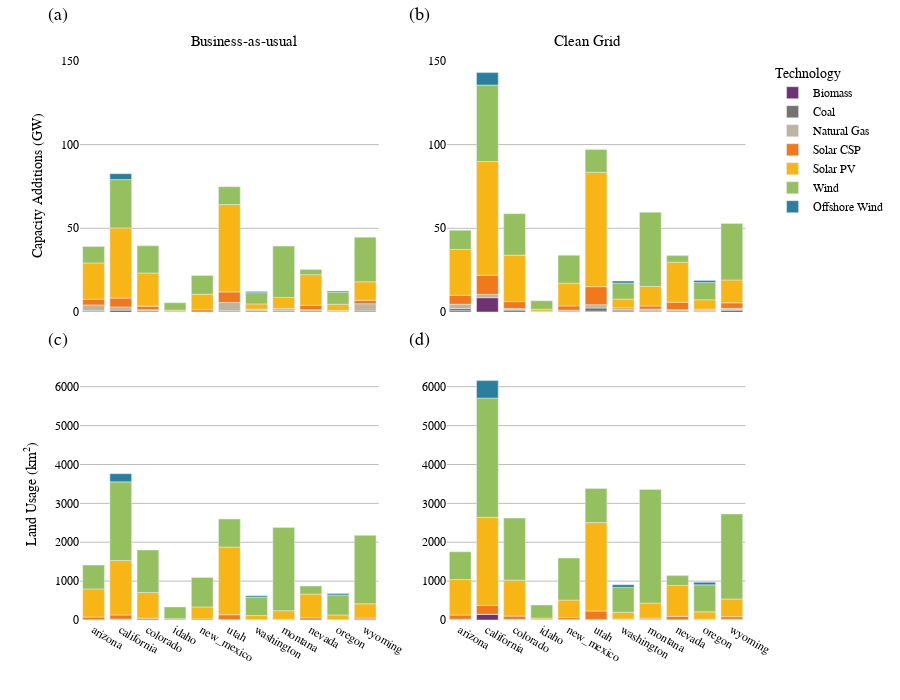

Notebook code cell kept with this figure:
### Code cell
fig = px.bar(df_plot, x="State", y='value', color="Technology", title='',
            color_discrete_map=color_map_dict,
            width=900, height=700, 
             facet_col="scenario", facet_row='var',
            facet_col_spacing=0.1,
            facet_row_spacing=0.1)

fig.update_layout(uniformtext_minsize=18, uniformtext_mode='hide', plot_bgcolor = 'white', paper_bgcolor ='white')

fig.update_yaxes(showgrid = True,  gridcolor = '#bdbdbd',showticklabels=True, visible=True)



# makes the y-axes match in each row
fig.layout.yaxis.matches = 'y'
fig.layout.yaxis2.matches = 'y'
fig.layout.yaxis3.matches = 'y4'
fig.layout.yaxis4.matches = 'y4'

# Updates y-axis labels
fig.update_xaxes(title_text="", row=1, col=1)
fig.update_yaxes(title_text="Capacity Additions (GW)", row=2, col=1)
fig.update_xaxes(title_text="", row=1, col=2)
fig.update_yaxes(title_text="Land Usage (km<sup>2</sup>)", row=1, col=1)

# suppresses row facet labels
fig.for_each_annotation(lambda a: a.update(text=a.text.replace("GW", "")))
fig.for_each_annotation(lambda a: a.update(text=a.text.replace("km-squared", "")))
fig.for_each_annotation(lambda a: a.update(text=a.text.replace("Business-as-usual", "")))
fig.for_each_annotation(lambda a: a.update(text=a.text.replace("Clean Grid", "")))
fig.for_each_annotation(lambda a: a.update(text=a.text.split("=")[-1]))

fig.update_layout(
    font=dict(
        family="Arial",
        size=12,  # Set the font size here
        color="black"
    )
)
fig.add_annotation(
    text="Business-as-usual",
    x=0.16, y=1.05,  # Adjust the position
    xref="paper", yref="paper",
    showarrow=False,
    font=dict(size=15),  # Adjust the font size here
)

fig.add_annotation(
    text="Clean Grid",
    x=0.8, y=1.05,  # Adjust the position
    xref="paper", yref="paper",
    showarrow=False,
    font=dict(size=15),  # Adjust the font size here
)

fig.add_annotation(
    text="(a)",
    x=-.05, y=1.1,  # Adjust the position
    xref="paper", yref="paper",
    showarrow=False,
    font=dict(size=18),  # Adjust the font size here
)

fig.add_annotation(
    text="(b)",
    x=.5, y=1.1,  # Adjust the position
    xref="paper", yref="paper",
    showarrow=False,
    font=dict(size=18),  # Adjust the font size here
)

fig.add_annotation(
    text="(c)",
    x=-.05, y=.5,  # Adjust the position
    xref="paper", yref="paper",
    showarrow=False,
    font=dict(size=18),  # Adjust the font size here
)

fig.add_annotation(
    text="(d)",
    x=.5, y=.5,  # Adjust the position
    xref="paper", yref="paper",
    showarrow=False,
    font=dict(size=18),  # Adjust the font size here
)

#fig.write_image(os.path.join(fig_dir , output_file_name))
fig.show()

### Figure 1 — Plotly figure (JSON) as saved in the notebook; plotly's stock layout.template omitted (floating-point values rounded to 4 significant figures)
{"data": [{"alignmentgroup": "True", "hovertemplate": "Technology=Biomass<br>var=GW<br>scenario=Business-as-usual<br>State=%{x}<br>value=%{y}<extra></extra>", "legendgroup": "Biomass", "marker": {"color": "#713275", "pattern": {"shape": ""}}, "name": "Biomass", "offsetgroup": "Biomass", "orientation": "v", "showlegend": true, "textposition": "auto", "type": "bar", "x": ["arizona", "california", "colorado", "idaho", "new_mexico", "utah", "washington"], "xaxis": "x3", "y": [0.1, 1.1, 0.05, 0.05, 0.05, 0.1, 0.05], "yaxis": "y3"}, {"alignmentgroup": "True", "hovertemplate": "Technology=Biomass<br>var=GW<br>scenario=Clean Grid<br>State=%{x}<br>value=%{y}<extra></extra>", "legendgroup": "Biomass", "marker": {"color": "#713275", "pattern": {"shape": ""}}, "name": "Biomass", "offsetgroup": "Biomass", "orientation": "v", "showlegend": false, "textposition": "auto", "type": "bar", "x": ["arizona", "california", "colorado", "idaho", "montana", "nevada", "new_mexico", "oregon", "utah", "washington", "wyoming"], "xaxis": "x4", "y": [0.75, 8.55, 0.8, 0.3, 0.45, 0.1, 0.45, 0.4, 0.45, 0.55, 0.9], "yaxis": "y4"}, {"alignmentgroup": "True", "hovertemplate": "Technology=Biomass<br>var=km-squared<br>scenario=Business-as-usual<br>State=%{x}<br>value=%{y}<extra></extra>", "legendgroup": "Biomass", "marker": {"color": "#713275", "pattern": {"shape": ""}}, "name": "Biomass", "offsetgroup": "Biomass", "orientation": "v", "showlegend": false, "textposition": "auto", "type": "bar", "x": ["arizona", "california", "colorado", "idaho", "new_mexico", "utah", "washington"], "xaxis": "x", "y": [2, 22, 1, 1, 1, 2, 1], "yaxis": "y"}, {"alignmentgroup": "True", "hovertemplate": "Technology=Biomass<br>var=km-squared<br>scenario=Clean Grid<br>State=%{x}<br>value=%{y}<extra></extra>", "legendgroup": "Biomass", "marker": {"color": "#713275", "pattern": {"shape": ""}}, "name": "Biomass", "offsetgroup": "Biomass", "orientation": "v", "showlegend": false, "textposition": "auto", "type": "bar", "x": ["arizona", "california", "colorado", "idaho", "montana", "nevada", "new_mexico", "oregon", "utah", "washington", "wyoming"], "xaxis": "x2", "y": [15, 144, 16, 6, 9, 2, 9, 8, 9, 11, 18], "yaxis": "y2"}, {"alignmentgroup": "True", "hovertemplate": "Technology=Coal<br>var=GW<br>scenario=Business-as-usual<br>State=%{x}<br>value=%{y}<extra></extra>", "legendgroup": "Coal", "marker": {"color": "#75736d", "pattern": {"shape": ""}}, "name": "Coal", "offsetgroup": "Coal", "orientation": "v", "showlegend": true, "textposition": "auto", "type": "bar", "x": ["arizona", "colorado", "montana", "nevada", "utah", "washington", "wyoming"], "xaxis": "x3", "y": [0.65, 0.65, 0.65, 0.65, 0.65, 0.65, 0.65], "yaxis": "y3"}, {"alignmentgroup": "True", "hovertemplate": "Technology=Coal<br>var=GW<br>scenario=Clean Grid<br>State=%{x}<br>value=%{y}<extra></extra>", "legendgroup": "Coal", "marker": {"color": "#75736d", "pattern": {"shape": ""}}, "name": "Coal", "offsetgroup": "Coal", "orientation": "v", "showlegend": false, "textposition": "auto", "type": "bar", "x": ["arizona", "colorado", "montana", "nevada", "utah", "washington", "wyoming"], "xaxis": "x4", "y": [1.3, 0.65, 0.65, 0.65, 1.95, 0.65, 0.65], "yaxis": "y4"}, {"alignmentgroup": "True", "hovertemplate": "Technology=Coal<br>var=km-squared<br>scenario=Business-as-usual<br>State=%{x}<br>value=%{y}<extra></extra>", "legendgroup": "Coal", "marker": {"color": "#75736d", "pattern": {"shape": ""}}, "name": "Coal", "offsetgroup": "Coal", "orientation": "v", "showlegend": false, "textposition": "auto", "type": "bar", "x": ["arizona", "colorado", "montana", "nevada", "utah", "washington", "wyoming"], "xaxis": "x", "y": [1, 1, 1, 1, 1, 1, 1], "yaxis": "y"}, {"alignmentgroup": "True", "hovertemplate": "Technology=Coal<br>var=km-squared<br>scenario=Clean Grid<br>State=%{x}<br>value=%{y}<extra></extra>", "legendgroup": "Coal", "marker": {"color": "#75736d", "pattern": {"shape": ""}}, "name": "Coal", "offsetgroup": "Coal", "orientation": "v", "showlegend": false, "textposition": "auto", "type": "bar", "x": ["arizona", "colorado", "montana", "nevada", "utah", "washington", "wyoming"], "xaxis": "x2", "y": [2, 1, 1, 1, 3, 1, 1], "yaxis": "y2"}, {"alignmentgroup": "True", "hovertemplate": "Technology=Natural Gas<br>var=GW<br>scenario=Business-as-usual<br>State=%{x}<br>value=%{y}<extra></extra>", "legendgroup": "Natural Gas", "marker": {"color": "#bdb59d", "pattern": {"shape": ""}}, "name": "Natural Gas", "offsetgroup": "Natural Gas", "orientation": "v", "showlegend": true, "textposition": "auto", "type": "bar", "x": ["arizona", "california", "colorado", "montana", "nevada", "oregon", "utah", "washington", "wyoming"], "xaxis": "x3", "y": [3.473, 1.938, 0.646, 0.646, 0.646, 0.646, 4.927, 0.646, 4.281], "yaxis": "y3"}, {"alignmentgroup": "True", "hovertemplate": "Technology=Natural Gas<br>var=GW<br>scenario=Clean Grid<br>State=%{x}<br>value=%{y}<extra></extra>", "legendgroup": "Natural Gas", "marker": {"color": "#bdb59d", "pattern": {"shape": ""}}, "name": "Natural Gas", "offsetgroup": "Natural Gas", "orientation": "v", "showlegend": false, "textposition": "auto", "type": "bar", "x": ["arizona", "california", "colorado", "montana", "nevada", "new_mexico", "oregon", "utah", "washington", "wyoming"], "xaxis": "x4", "y": [2.584, 1.938, 0.646, 0.646, 0.646, 0.646, 0.646, 1.938, 0.646, 0.646], "yaxis": "y4"}, {"alignmentgroup": "True", "hovertemplate": "Technology=Natural Gas<br>var=km-squared<br>scenario=Business-as-usual<br>State=%{x}<br>value=%{y}<extra></extra>", "legendgroup": "Natural Gas", "marker": {"color": "#bdb59d", "pattern": {"shape": ""}}, "name": "Natural Gas", "offsetgroup": "Natural Gas", "orientation": "v", "showlegend": false, "textposition": "auto", "type": "bar", "x": ["arizona", "california", "colorado", "montana", "nevada", "oregon", "utah", "washington", "wyoming"], "xaxis": "x", "y": [5, 3, 1, 1, 1, 1, 7, 1, 6], "yaxis": "y"}, {"alignmentgroup": "True", "hovertemplate": "Technology=Natural Gas<br>var=km-squared<br>scenario=Clean Grid<br>State=%{x}<br>value=%{y}<extra></extra>", "legendgroup": "Natural Gas", "marker": {"color": "#bdb59d", "pattern": {"shape": ""}}, "name": "Natural Gas", "offsetgroup": "Natural Gas", "orientation": "v", "showlegend": false, "textposition": "auto", "type": "bar", "x": ["arizona", "california", "colorado", "montana", "nevada", "new_mexico", "oregon", "utah", "washington", "wyoming"], "xaxis": "x2", "y": [4, 3, 1, 1, 1, 1, 1, 3, 1, 1], "yaxis": "y2"}, {"alignmentgroup": "True", "hovertemplate": "Technology=Solar CSP<br>var=GW<br>scenario=Business-as-usual<br>State=%{x}<br>value=%{y}<extra></extra>", "legendgroup": "Solar CSP", "marker": {"color": "#f1781b", "pattern": {"shape": ""}}, "name": "Solar CSP", "offsetgroup": "Solar CSP", "orientation": "v", "showlegend": true, "textposition": "auto", "type": "bar", "x": ["arizona", "california", "colorado", "idaho", "montana", "nevada", "new_mexico", "oregon", "utah", "washington", "wyoming"], "xaxis": "x3", "y": [3.35, 5.25, 2.1, 0.05, 0.8, 2.7, 1.3, 0.3, 6.3, 0.35, 2.1], "yaxis": "y3"}, {"alignmentgroup": "True", "hovertemplate": "Technology=Solar CSP<br>var=GW<br>scenario=Clean Grid<br>State=%{x}<br>value=%{y}<extra></extra>", "legendgroup": "Solar CSP", "marker": {"color": "#f1781b", "pattern": {"shape": ""}}, "name": "Solar CSP", "offsetgroup": "Solar CSP", "orientation": "v", "showlegend": false, "textposition": "auto", "type": "bar", "x": ["arizona", "california", "colorado", "idaho", "montana", "nevada", "new_mexico", "oregon", "utah", "washington", "wyoming"], "xaxis": "x4", "y": [5.3, 11.45, 4.1, 0.1, 1.85, 4.5, 2.55, 0.65, 10.8, 0.75, 3.3], "yaxis": "y4"}, {"alignmentgroup": "True", "hovertemplate": "Technology=Solar CSP<br>var=km-squared<br>scenario=Business-as-usual<br>State=%{x}<br>value=%{y}<extra></extra>", "legendgroup": "Solar CSP", "marker": {"color": "#f1781b", "pattern": {"shape": ""}}, "name": "Solar CSP", "offsetgroup": "Solar CSP", "orientation": "v", "showlegend": false, "textposition": "auto", "type": "bar", "x": ["arizona", "california", "colorado", "idaho", "montana", "nevada", "new_mexico", "oregon", "utah", "washington", "wyoming"], "xaxis": "x", "y": [67, 105, 42, 1, 16, 54, 26, 6, 126, 7, 42], "yaxis": "y"}, {"alignmentgroup": "True", "hovertemplate": "Technology=Solar CSP<br>var=km-squared<br>scenario=Clean Grid<br>State=%{x}<br>value=%{y}<extra></extra>", "legendgroup": "Solar CSP", "marker": {"color": "#f1781b", "pattern": {"shape": ""}}, "name": "Solar CSP", "offsetgroup": "Solar CSP", "orientation": "v", "showlegend": false, "textposition": "auto", "type": "bar", "x": ["arizona", "california", "colorado", "idaho", "montana", "nevada", "new_mexico", "oregon", "utah", "washington", "wyoming"], "xaxis": "x2", "y": [106, 229, 82, 2, 37, 90, 51, 13, 216, 15, 66], "yaxis": "y2"}, {"alignmentgroup": "True", "hovertemplate": "Technology=Solar PV<br>var=GW<br>scenario=Business-as-usual<br>State=%{x}<br>value=%{y}<extra></extra>", "legendgroup": "Solar PV", "marker": {"color": "#F7B615", "pattern": {"shape": ""}}, "name": "Solar PV", "offsetgroup": "Solar PV", "orientation": "v", "showlegend": true, "textposition": "auto", "type": "bar", "x": ["arizona", "california", "colorado", "idaho", "montana", "nevada", "new_mexico", "oregon", "utah", "washington", "wyoming"], "xaxis": "x3", "y": [21.75, 41.94, 19.83, 0.96, 6.63, 18.3, 9.27, 3.69, 52.17, 3.15, 11.01], "yaxis": "y3"}, {"alignmentgroup": "True", "hovertemplate": "Technology=Solar PV<br>var=GW<br>scenario=Clean Grid<br>State=%{x}<br>value=%{y}<extra></extra>", "legendgroup": "Solar PV", "marker": {"color": "#F7B615", "pattern": {"shape": ""}}, "name": "Solar PV", "offsetgroup": "Solar PV", "orientation": "v", "showlegend": false, "textposition": "auto", "type": "bar", "x": ["arizona", "california", "colorado", "idaho", "montana", "nevada", "new_mexico", "oregon", "utah", "washington", "wyoming"], "xaxis": "x4", "y": [27.42, 67.92, 27.75, 1.26, 11.64, 23.88, 13.56, 5.61, 68.25, 5.1, 13.62], "yaxis": "y4"}, {"alignmentgroup": "True", "hovertemplate": "Technology=Solar PV<br>var=km-squared<br>scenario=Business-as-usual<br>State=%{x}<br>value=%{y}<extra></extra>", "legendgroup": "Solar PV", "marker": {"color": "#F7B615", "pattern": {"shape": ""}}, "name": "Solar PV", "offsetgroup": "Solar PV", "orientation": "v", "showlegend": false, "textposition": "auto", "type": "bar", "x": ["arizona", "california", "colorado", "idaho", "montana", "nevada", "new_mexico", "oregon", "utah", "washington", "wyoming"], "xaxis": "x", "y": [725, 1398, 661, 32, 221, 610, 309, 123, 1739, 105, 367], "yaxis": "y"}, {"alignmentgroup": "True", "hovertemplate": "Technology=Solar PV<br>var=km-squared<br>scenario=Clean Grid<br>State=%{x}<br>value=%{y}<extra></extra>", "legendgroup": "Solar PV", "marker": {"color": "#F7B615", "pattern": {"shape": ""}}, "name": "Solar PV", "offsetgroup": "Solar PV", "orientation": "v", "showlegend": false, "textposition": "auto", "type": "bar", "x": ["arizona", "california", "colorado", "idaho", "montana", "nevada", "new_mexico", "oregon", "utah", "washington", "wyoming"], "xaxis": "x2", "y": [914, 2264, 925, 42, 388, 796, 452, 187, 2275, 170, 454], "yaxis": "y2"}, {"alignmentgroup": "True", "hovertemplate": "Technology=Wind<br>var=GW<br>scenario=Business-as-usual<br>State=%{x}<br>value=%{y}<extra></extra>", "legendgroup": "Wind", "marker": {"color": "#95C060", "pattern": {"shape": ""}}, "name": "Wind", "offsetgroup": "Wind", "orientation": "v", "showlegend": true, "textposition": "auto", "type": "bar", "x": ["arizona", "california", "colorado", "idaho", "montana", "nevada", "new_mexico", "oregon", "utah", "washington", "wyoming"], "xaxis": "x3", "y": [9.798, 28.87, 16.26, 4.461, 30.64, 3.043, 11.16, 7.257, 10.7, 6.71, 26.65], "yaxis": "y3"}, {"alignmentgroup": "True", "hovertemplate": "Technology=Wind<br>var=GW<br>scenario=Clean Grid<br>State=%{x}<br>value=%{y}<extra></extra>", "legendgroup": "Wind", "marker": {"color": "#95C060", "pattern": {"shape": ""}}, "name": "Wind", "offsetgroup": "Wind", "orientation": "v", "showlegend": false, "textposition": "auto", "type": "bar", "x": ["arizona", "california", "colorado", "idaho", "montana", "nevada", "new_mexico", "oregon", "utah", "washington", "wyoming"], "xaxis": "x4", "y": [11.51, 45.68, 24.8, 5.035, 44.38, 3.897, 16.69, 10.32, 13.62, 9.623, 33.81], "yaxis": "y4"}, {"alignmentgroup": "True", "hovertemplate": "Technology=Wind<br>var=km-squared<br>scenario=Business-as-usual<br>State=%{x}<br>value=%{y}<extra></extra>", "legendgroup": "Wind", "marker": {"color": "#95C060", "pattern": {"shape": ""}}, "name": "Wind", "offsetgroup": "Wind", "orientation": "v", "showlegend": false, "textposition": "auto", "type": "bar", "x": ["arizona", "california", "colorado", "idaho", "montana", "nevada", "new_mexico", "oregon", "utah", "washington", "wyoming"], "xaxis": "x", "y": [614, 2025, 1095, 302, 2141, 206, 756, 514, 722, 471, 1761], "yaxis": "y"}, {"alignmentgroup": "True", "hovertemplate": "Technology=Wind<br>var=km-squared<br>scenario=Clean Grid<br>State=%{x}<br>value=%{y}<extra></extra>", "legendgroup": "Wind", "marker": {"color": "#95C060", "pattern": {"shape": ""}}, "name": "Wind", "offsetgroup": "Wind", "orientation": "v", "showlegend": false, "textposition": "auto", "type": "bar", "x": ["arizona", "california", "colorado", "idaho", "montana", "nevada", "new_mexico", "oregon", "utah", "washington", "wyoming"], "xaxis": "x2", "y": [715, 3066, 1596, 336, 2921, 252, 1081, 695, 878, 641, 2186], "yaxis": "y2"}, {"alignmentgroup": "True", "hovertemplate": "Technology=Offshore Wind<br>var=GW<br>scenario=Business-as-usual<br>State=%{x}<br>value=%{y}<extra></extra>", "legendgroup": "Offshore Wind", "marker": {"color": "#2B7F9E", "pattern": {"shape": ""}}, "name": "Offshore Wind", "offsetgroup": "Offshore Wind", "orientation": "v", "showlegend": true, "textposition": "auto", "type": "bar", "x": ["california", "oregon", "washington"], "xaxis": "x3", "y": [3.525, 0.606, 0.624], "yaxis": "y3"}, {"alignmentgroup": "True", "hovertemplate": "Technology=Offshore Wind<br>var=GW<br>scenario=Clean Grid<br>State=%{x}<br>value=%{y}<extra></extra>", "legendgroup": "Offshore Wind", "marker": {"color": "#2B7F9E", "pattern": {"shape": ""}}, "name": "Offshore Wind", "offsetgroup": "Offshore Wind", "orientation": "v", "showlegend": false, "textposition": "auto", "type": "bar", "x": ["california", "oregon", "washington"], "xaxis": "x4", "y": [7.446, 1.152, 1.188], "yaxis": "y4"}, {"alignmentgroup": "True", "hovertemplate": "Technology=Offshore Wind<br>var=km-squared<br>scenario=Business-as-usual<br>State=%{x}<br>value=%{y}<extra></extra>", "legendgroup": "Offshore Wind", "marker": {"color": "#2B7F9E", "pattern": {"shape": ""}}, "name": "Offshore Wind", "offsetgroup": "Offshore Wind", "orientation": "v", "showlegend": false, "textposition": "auto", "type": "bar", "x": ["california", "oregon", "washington"], "xaxis": "x", "y": [211, 36, 37], "yaxis": "y"}, {"alignmentgroup": "True", "hovertemplate": "Technology=Offshore Wind<br>var=km-squared<br>scenario=Clean Grid<br>State=%{x}<br>value=%{y}<extra></extra>", "legendgroup": "Offshore Wind", "marker": {"color": "#2B7F9E", "pattern": {"shape": ""}}, "name": "Offshore Wind", "offsetgroup": "Offshore Wind", "orientation": "v", "showlegend": false, "textposition": "auto", "type": "bar", "x": ["california", "oregon", "washington"], "xaxis": "x2", "y": [451, 67, 69], "yaxis": "y2"}], "layout": {"annotations": [{"showarrow": false, "text": "", "x": 0.22, "xanchor": "center", "xref": "paper", "y": 1, "yanchor": "bottom", "yref": "paper"}, {"showarrow": false, "text": "", "x": 0.76, "xanchor": "center", "xref": "paper", "y": 1, "yanchor": "bottom", "yref": "paper"}, {"showarrow": false, "text": "", "textangle": 90, "x": 0.98, "xanchor": "left", "xref": "paper", "y": 0.225, "yanchor": "middle", "yref": "paper"}, {"showarrow": false, "text": "", "textangle": 90, "x": 0.98, "xanchor": "left", "xref": "paper", "y": 0.775, "yanchor": "middle", "yref": "paper"}, {"font": {"size": 15}, "showarrow": false, "text": "Business-as-usual", "x": 0.16, "xref": "paper", "y": 1.05, "yref": "paper"}, {"font": {"size": 15}, "showarrow": false, "text": "Clean Grid", "x": 0.8, "xref": "paper", "y": 1.05, "yref": "paper"}, {"font": {"size": 18}, "showarrow": false, "text": "(a)", "x": -0.05, "xref": "paper", "y": 1.1, "yref": "paper"}, {"font": {"size": 18}, "showarrow": false, "text": "(b)", "x": 0.5, "xref": "paper", "y": 1.1, "yref": "paper"}, {"font": {"size": 18}, "showarrow": false, "text": "(c)", "x": -0.05, "xref": "paper", "y": 0.5, "yref": "paper"}, {"font": {"size": 18}, "showarrow": false, "text": "(d)", "x": 0.5, "xref": "paper", "y": 0.5, "yref": "paper"}], "barmode": "relative", "font": {"color": "black", "family": "Arial", "size": 12}, "height": 700, "legend": {"title": {"text": "Technology"}, "tracegroupgap": 0}, "margin": {"t": 60}, "paper_bgcolor": "white", "plot_bgcolor": "white", "uniformtext": {"minsize": 18, "mode": "hide"}, "width": 900, "xaxis": {"anchor": "y", "autorange": true, "domain": [0, 0.44], "range": [-0.5, 10.5], "title": {"text": ""}, "type": "category"}, "xaxis2": {"anchor": "y2", "autorange": true, "domain": [0.54, 0.98], "matches": "x", "range": [-0.5, 10.5], "title": {"text": ""}, "type": "category"}, "xaxis3": {"anchor": "y3", "autorange": true, "domain": [0, 0.44], "matches": "x", "range": [-0.5, 10.5], "showticklabels": false, "type": "category"}, "xaxis4": {"anchor": "y4", "autorange": true, "domain": [0.54, 0.98], "matches": "x", "range": [-0.5, 10.5], "showticklabels": false, "type": "category"}, "yaxis": {"anchor": "x", "autorange": true, "domain": [0, 0.45], "gridcolor": "#bdbdbd", "matches": "y", "range": [0, 6481.0], "showgrid": true, "showticklabels": true, "title": {"text": "Land Usage (km<sup>2</sup>)"}, "type": "linear", "visible": true}, "yaxis2": {"anchor": "x2", "autorange": true, "domain": [0, 0.45], "gridcolor": "#bdbdbd", "matches": "y", "range": [0, 6481.0], "showgrid": true, "showticklabels": true, "type": "linear", "visible": true}, "yaxis3": {"anchor": "x3", "autorange": true, "domain": [0.55, 1], "gridcolor": "#bdbdbd", "matches": "y4", "range": [0, 150.5], "showgrid": true, "showticklabels": true, "title": {"text": "Capacity Additions (GW)"}, "type": "linear", "visible": true}, "yaxis4": {"anchor": "x4", "autorange": true, "domain": [0.55, 1], "gridcolor": "#bdbdbd", "matches": "y4", "range": [0, 150.5], "showgrid": true, "showticklabels": true, "type": "linear", "visible": true}}}
